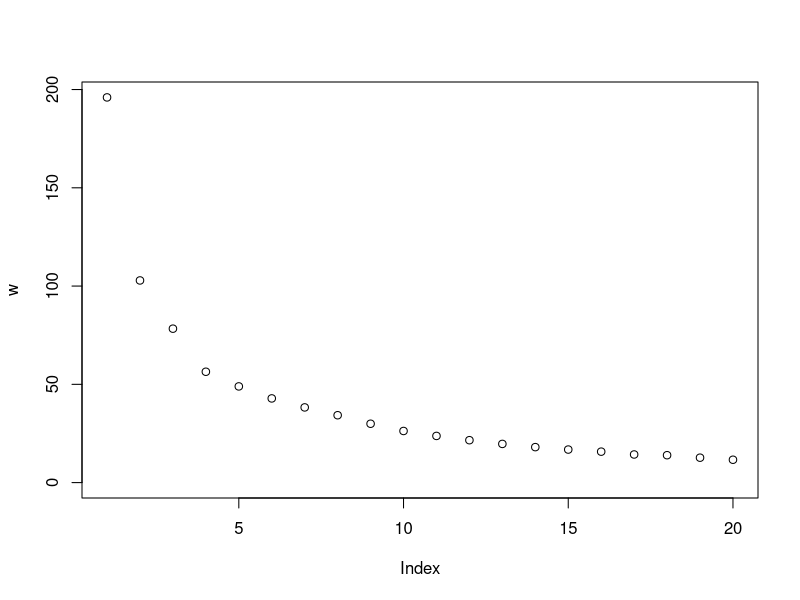
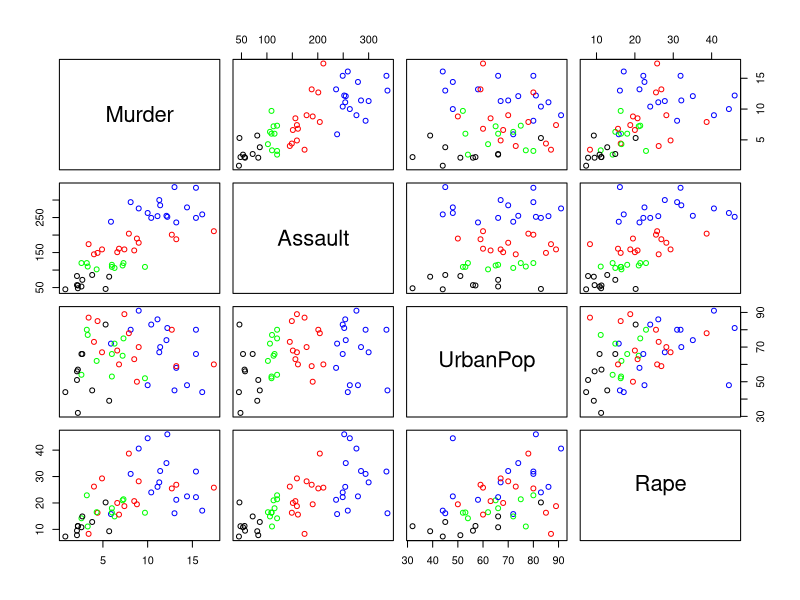
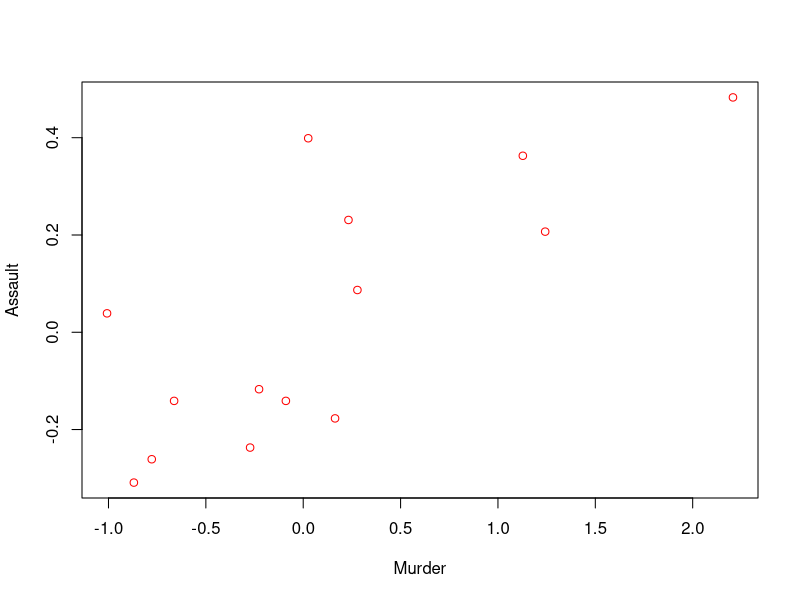
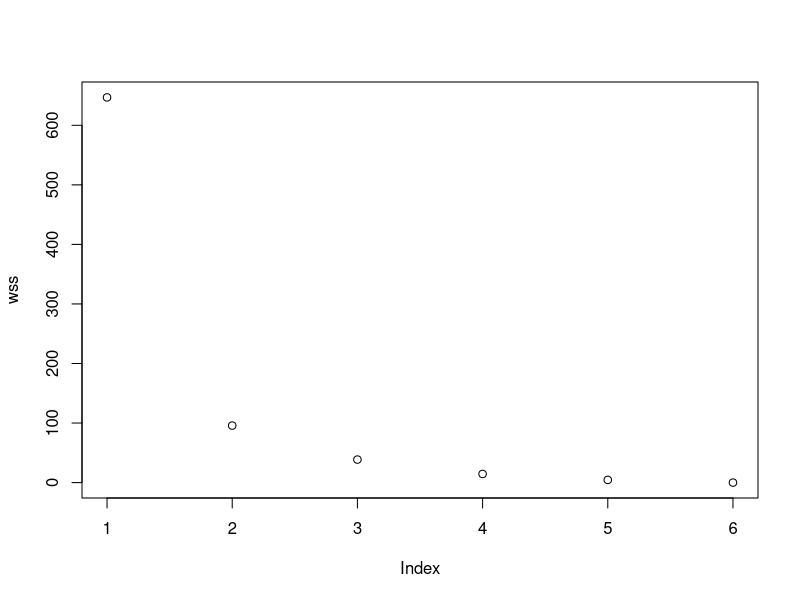
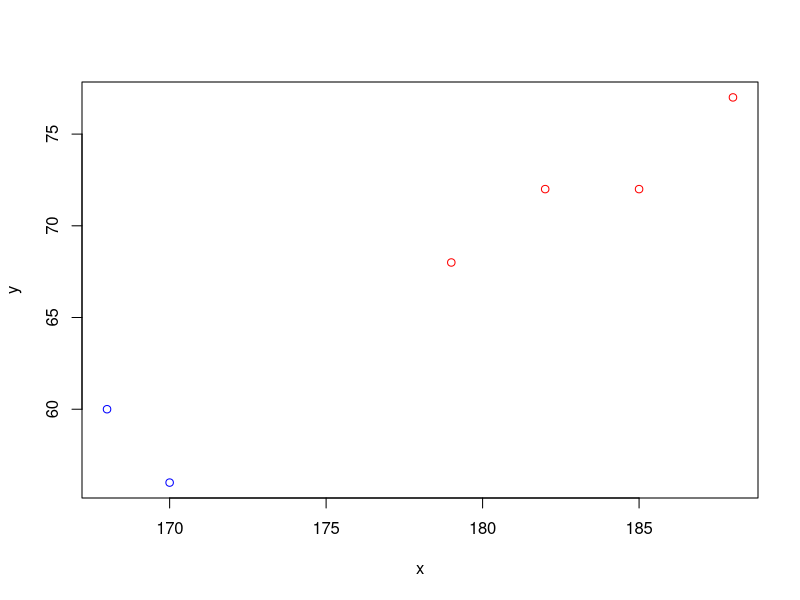

Generate these figures, in order, with R:
library(cluster)
library(ggplot2)
#library(plyr)

#library(lattice)
#library(graphics)
x<-c(185,170,168,179,182,188)
y<-c(72,56,60,68,72,77)
clsample<-data.frame(x,y)
clsample
dim(clsample)
clsample1<-data.matrix(clsample)
clsample1
cldata<-clsample1[,1:2]
cldata

data("USArrests")
head(USArrests)
df <- scale(USArrests)
head(df)
w <- vector(mode = "numeric", length = nrow(df))
for (i in 1:(nrow(df)-1)) {
  w[i] = sum(kmeans(df, centers = i, nstart = 25)$withinss)
}
plot(w, xlim = c(1,20))

km.result = kmeans(USArrests, centers = 4, nstart = 25)
km.result
col <- vector(mode = "character", length = nrow(df))
col[km.result$cluster == 1] <- "red"
col[km.result$cluster == 2] <- "blue"
col[km.result$cluster == 3] <- "green"
col[km.result$cluster == 4] <- "black"
col[km.result$cluster == 5] <- "yellow"
plot(USArrests, col = col)
plot(df[km.result$cluster == 1, ], col = "red")

#Elbow Curve
wss<-vector(mode="numeric",length=6)
wss
wsss<-(nrow(clsample1)-1)*sum(apply(clsample1,2,var))
wsss
for(i in 1:5) {
 wss[i]=sum(kmeans(cldata,centers=i,nstart=25)$withinss)
}
plot(wss)

km=kmeans(cldata,2,nstart=10)
km
km$cluster
km$centers
km$withinss
km$betweenss
km$totss

#Visualizing clusters

plot(cldata[km$cluster ==1,],col="red",xlim=c(min(cldata[,1]),max(cldata[,1])),ylim=c(min(cldata[,2]),max(cldata[,2])))
points(cldata[km$cluster == 2,],col="blue")
